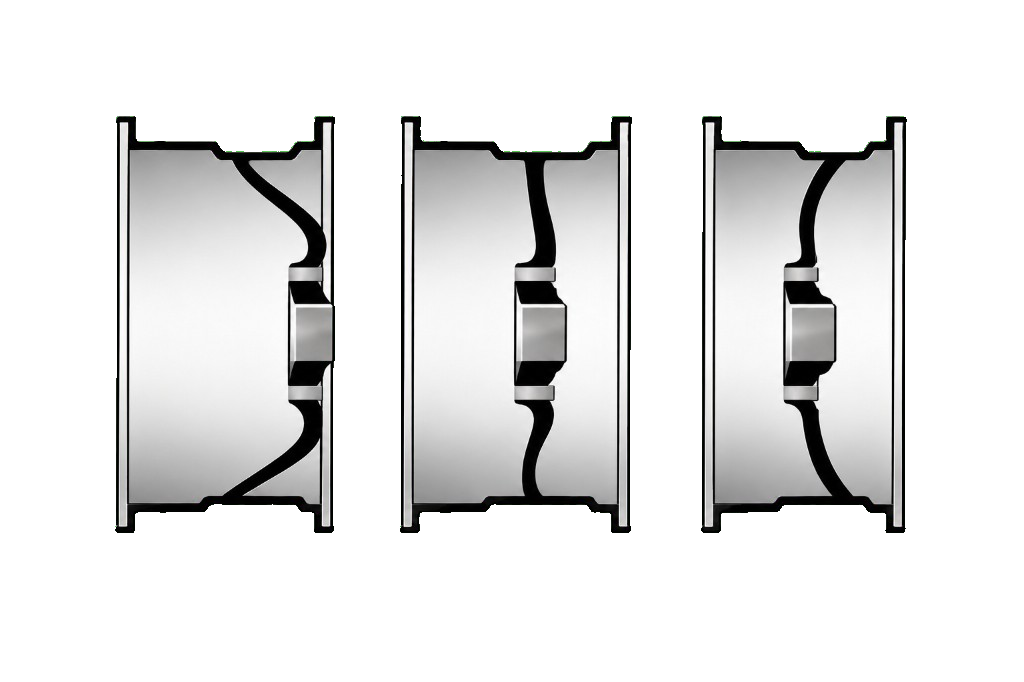
#> input picture assets/reference/wheel-offset-reference.png, 1024 x 682 px
$ python strip_wheel_offset_reference_text.py
#> lines starting #> are read from the running program, lines starting #| are printed output that depends on the picture
#!/usr/bin/env python3
"""Remove baked-in labels from wheel-offset-reference.png (keep diagram lines)."""

from __future__ import annotations

from pathlib import Path

from PIL import Image

TEXT_ZONES = [
    (220, 40, 804, 108),
    (260, 98, 764, 138),
    (30, 150, 270, 194),
    (350, 150, 600, 194),
    (680, 150, 930, 194),
    (40, 610, 320, 678),
    (370, 610, 650, 678),
    (700, 610, 984, 678),
    (880, 160, 1024, 560),
]


def keep_pixel(r: int, g: int, b: int) -> bool:
    if r > 170 and g < 100 and b < 100:
        return True
    if b > 140 and r < 130 and g < 180:
        return True
    if r > 240 and g > 240 and b > 240:
        return True
    return False


def strip_text(src: Path) -> None:
    im = Image.open(src).convert("RGBA")
#> im is the input picture: PIL image 1024x682 RGBA; mean R, G, B, A 62.1, 62.2, 62.1, 88.4
    px = im.load()
    w, h = im.size
#> w = 1024; h = 682
    for x1, y1, x2, y2 in TEXT_ZONES:
        for y in range(max(0, y1), min(h, y2)):
            for x in range(max(0, x1), min(w, x2)):
                r, g, b, a = px[x, y]
                if a == 0 or keep_pixel(r, g, b):
                    continue
                px[x, y] = (0, 0, 0, 0)
    im.save(src, optimize=True)
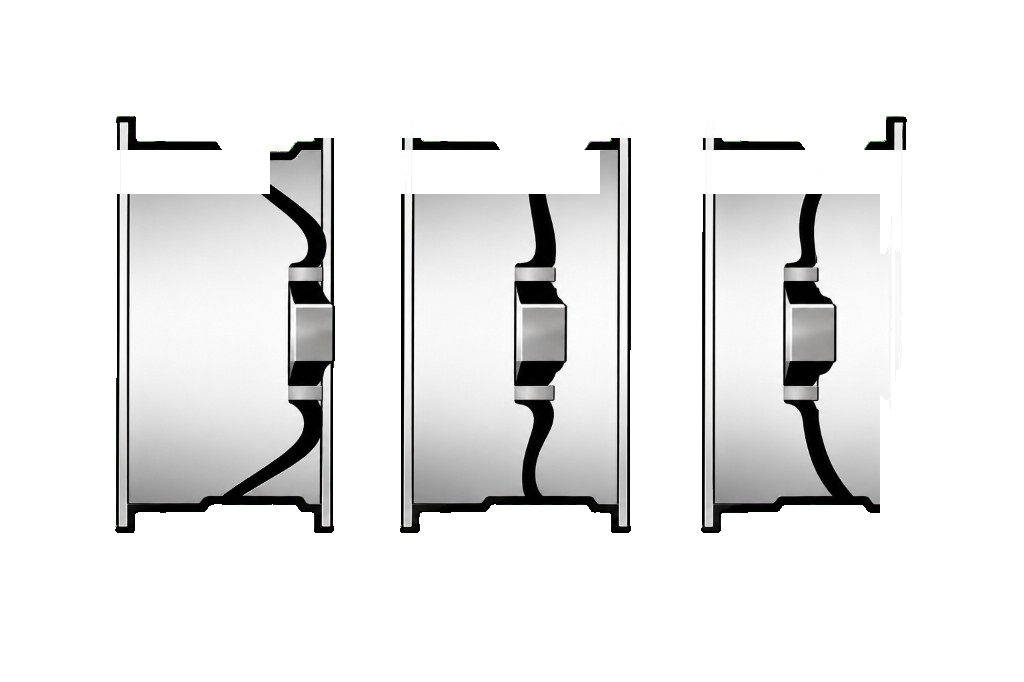
#> saved as wheel-offset-reference.png: PIL image 1024x682 RGBA; mean R, G, B, A 55.7, 55.8, 55.7, 76.9; transparent parts drawn white


if __name__ == "__main__":
    strip_text(
        Path(__file__).resolve().parents[1] / "assets/reference/wheel-offset-reference.png"
    )

$ run again, with assets/reference/wheel-backspace-reference.png copied over assets/reference/wheel-offset-reference.png
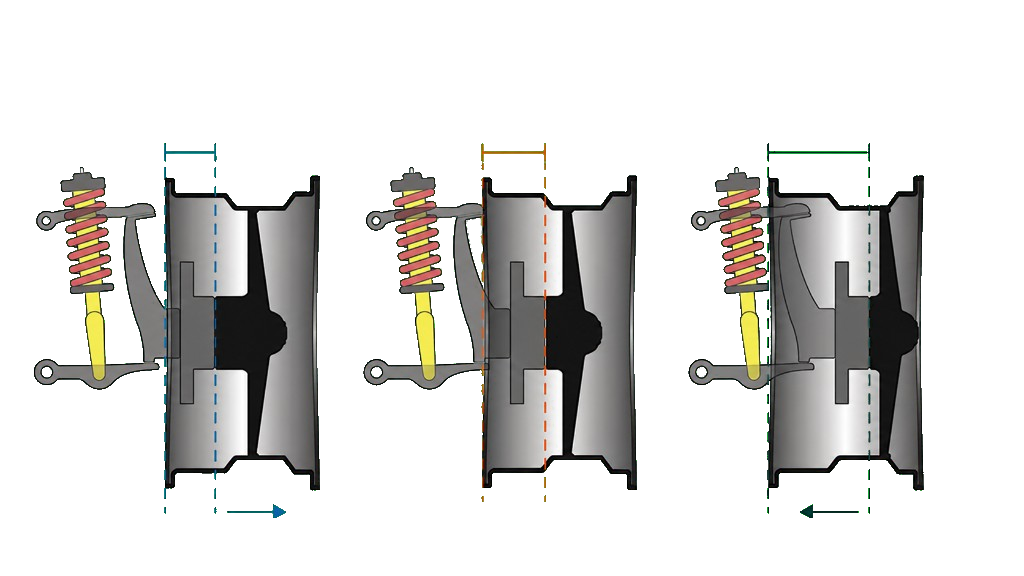
#> input picture assets/reference/wheel-backspace-reference.png, 1024 x 576 px
#> in strip_text, im is the input picture: PIL image 1024x576 RGBA; mean R, G, B, A 31.9, 31.1, 29.4, 68.8
#> in strip_text, `im.save(src, optimize=True)`:
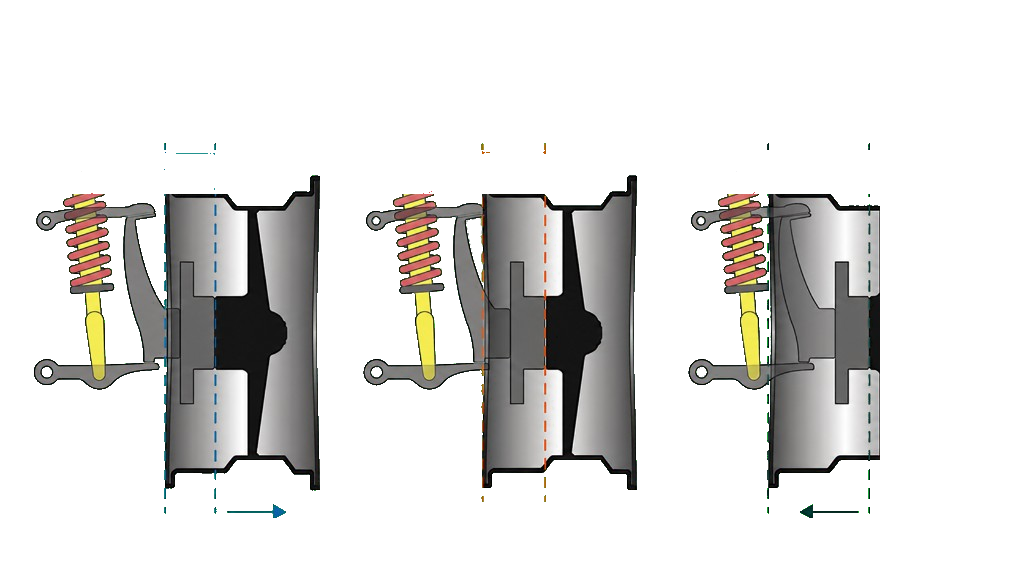
#> saved as wheel-offset-reference.png: PIL image 1024x576 RGBA; mean R, G, B, A 30.1, 29.2, 27.6, 62; transparent parts drawn white
